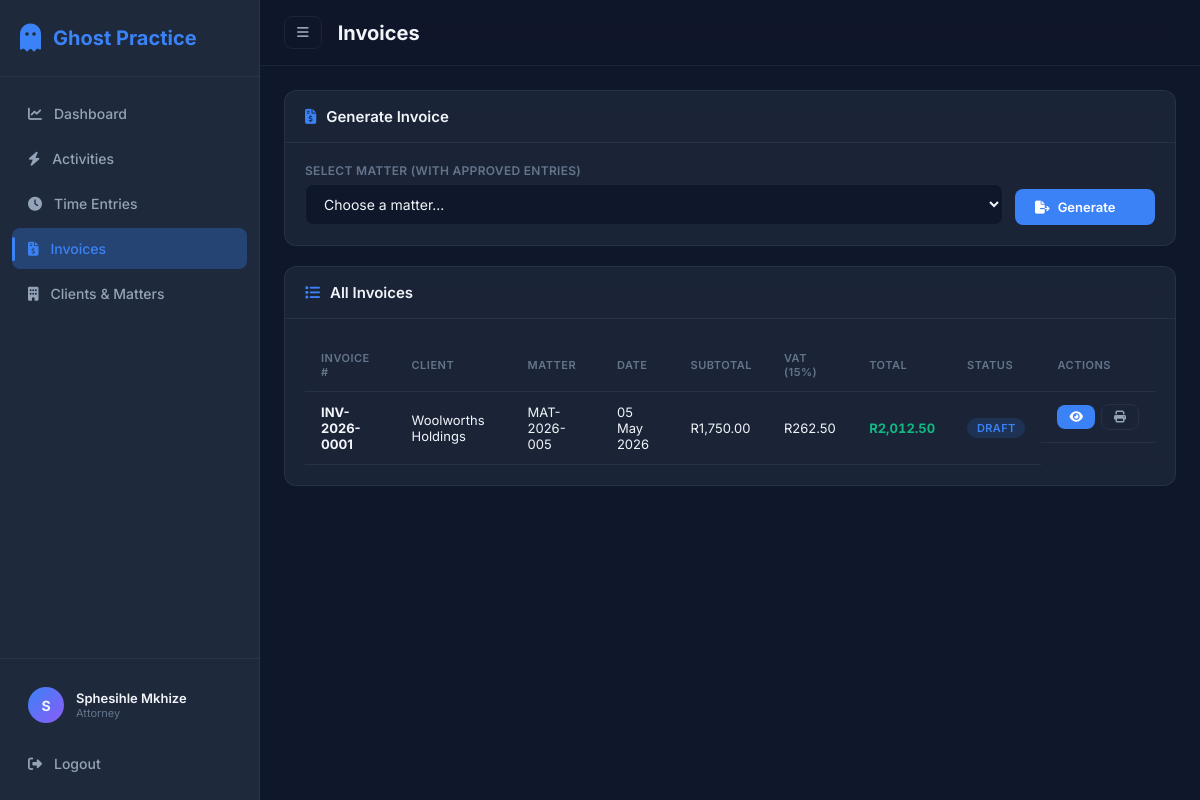
Before: /invoices/ (signed in) with the older database file.
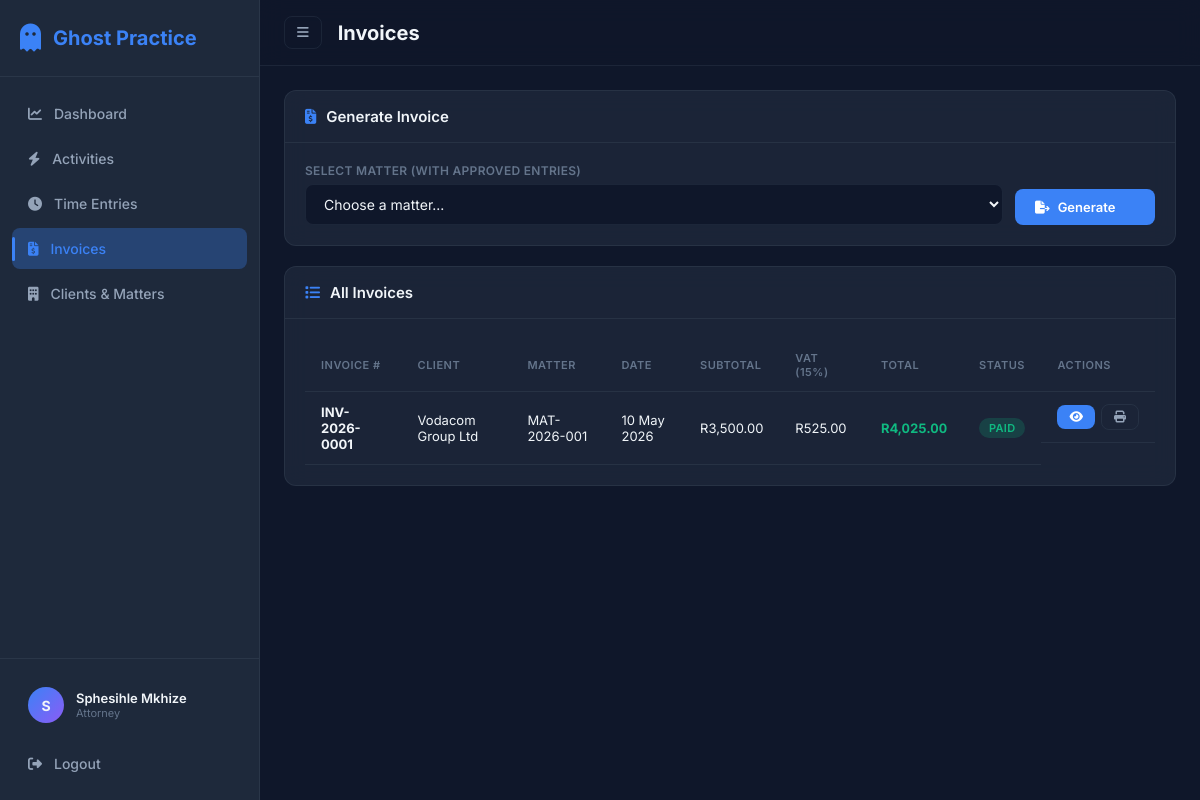
After: the same page with the newer database file.
### models/invoice.py (models this page shows, shortened)
class Invoice(db.Model):
    __tablename__ = "invoices"
    id = db.Column(db.Integer, primary_key=True)
    invoice_number = db.Column(db.String(50), unique=True, nullable=False)
    matter_id = db.Column(db.Integer, db.ForeignKey("matters.id"), nullable=False)
    client_id = db.Column(db.Integer, db.ForeignKey("clients.id"), nullable=False)
    date_issued = db.Column(db.Date, default=datetime.utcnow)
    due_date = db.Column(db.Date)
    subtotal = db.Column(db.Float, default=0)
    vat = db.Column(db.Float, default=0)
    total = db.Column(db.Float, default=0)
    status = db.Column(db.String(20), default="draft")  # draft / sent / paid
    created_at = db.Column(db.DateTime, default=datetime.utcnow)
    notes = db.Column(db.Text)
    items = db.relationship("InvoiceItem", backref="invoice", lazy="dynamic", cascade="all, delete-orphan")
    client = db.relationship("Client", backref="invoices")

### models/client.py (models this page shows, shortened)
class Client(db.Model):
    __tablename__ = "clients"
    id = db.Column(db.Integer, primary_key=True)
    name = db.Column(db.String(200), nullable=False)
    email = db.Column(db.String(120))
    phone = db.Column(db.String(20))
    address = db.Column(db.Text)
    created_at = db.Column(db.DateTime, default=datetime.utcnow)
    matters = db.relationship("Matter", backref="client", lazy="dynamic")

### models/matter.py (models this page shows, shortened)
class Matter(db.Model):
    __tablename__ = "matters"
    id = db.Column(db.Integer, primary_key=True)
    reference = db.Column(db.String(50), unique=True, nullable=False)
    title = db.Column(db.String(200), nullable=False)
    description = db.Column(db.Text)
    client_id = db.Column(db.Integer, db.ForeignKey("clients.id"), nullable=False)
    status = db.Column(db.String(20), default="active")  # active / closed
    created_at = db.Column(db.DateTime, default=datetime.utcnow)
    team = db.relationship("User", secondary=matter_team, backref=db.backref("assigned_matters", lazy="dynamic"))
    activities = db.relationship("Activity", backref="matter", lazy="dynamic")
    time_entries = db.relationship("TimeEntry", backref="matter", lazy="dynamic")
    invoices = db.relationship("Invoice", backref="matter", lazy="dynamic")

### routes/invoices.py (the view)
@invoices_bp.route("/")
@login_required
def index():
    invoices = Invoice.query.order_by(Invoice.created_at.desc()).all()
    matters = Matter.query.filter_by(status="active").all()
    return render_template("invoices.html", invoices=invoices, matters=matters)

### app.py (called while the page is built)
def create_app():
    app = Flask(__name__)
    app.config.from_object(Config)
    os.makedirs(os.path.join(app.root_path, "instance"), exist_ok=True)
    db.init_app(app)
    login_manager = LoginManager()
    login_manager.init_app(app)
    login_manager.login_view = "auth.login"
    login_manager.login_message_category = "info"
    from models.user import User
    @login_manager.user_loader
    def load_user(user_id):
        return User.query.get(int(user_id))
    register_blueprints(app)
    with app.app_context():
        db.create_all()
    return app

### templates/invoices.html (shortened to what this page needs)
{% extends "base.html" %}
{% block page_title %}Invoices{% endblock %}
{% block content %}
<div class="page-invoices">
    <div class="card">
        <div class="card-header"><h3><i class="fas fa-file-invoice-dollar"></i> Generate Invoice</h3></div>
        <div class="card-body">
            <form method="POST" action="{{ url_for('invoices.generate') }}" class="form-row">
                <div class="form-group flex-2">
                    <label>Select Matter (with approved entries)</label>
                    <select name="matter_id" required>
                        <option value="">Choose a matter...</option>
                    </select>
                </div>
                <div class="form-group form-action">
                    <button type="submit" class="btn btn-primary"><i class="fas fa-file-export"></i> Generate</button>
                </div>
            </form>
        </div>
    </div>
    <div class="card">
        <div class="card-header"><h3><i class="fas fa-list"></i> All Invoices</h3></div>
        <div class="card-body table-responsive">
            {% if invoices %}
            <table class="data-table">
                <thead>
                    <tr>
                        <th>Invoice #</th>
                        <th>Client</th>
                        <th>Matter</th>
                        <th>Date</th>
                        <th>Subtotal</th>
                        <th>VAT (15%)</th>
                        <th>Total</th>
                        <th>Status</th>
                        <th>Actions</th>
                    </tr>
                </thead>
                <tbody>
                    {% for inv in invoices %}
                    <tr class="fade-in" style="animation-delay: {{ loop.index0 * 0.05 }}s">
                        <td><strong>{{ inv.invoice_number }}</strong></td>
                        <td>{{ inv.client.name }}</td>
                        <td>{{ inv.matter.reference }}</td>
                        <td>{{ inv.date_issued.strftime('%d %b %Y') }}</td>
                        <td>R{{ "{:,.2f}".format(inv.subtotal) }}</td>
                        <td>R{{ "{:,.2f}".format(inv.vat) }}</td>
                        <td class="amount-cell"><strong>R{{ "{:,.2f}".format(inv.total) }}</strong></td>
                        <td><span class="status-badge status-{{ inv.status }}">{{ inv.status }}</span></td>
                        <td class="actions-cell">
                            <a href="{{ url_for('invoices.detail', invoice_id=inv.id) }}" class="btn btn-sm btn-primary"><i class="fas fa-eye"></i></a>
                            <a href="{{ url_for('invoices.pdf', invoice_id=inv.id) }}" class="btn btn-sm btn-ghost" target="_blank"><i class="fas fa-print"></i></a>
                        </td>
                    </tr>
                    {% endfor %}
                </tbody>
            </table>
            {% else %}
            <div class="empty-state">
                <i class="fas fa-file-invoice-dollar"></i>
                <p>No invoices yet. Approve time entries and generate your first invoice!</p>
            </div>
            {% endif %}
        </div>
    </div>
</div>
{% endblock %}

Changed rows visible on the page:
changed Invoice: client.name "Woolworths Holdings" → "Vodacom Group Ltd"; matter.reference "MAT-2026-005" → "MAT-2026-001"; date_issued "05 May 2026" → "10 May 2026"; subtotal "1,750.00" → "3,500.00"; vat "262.50" → "525.00"; total "2,012.50" → "4,025.00"; status "DRAFT" → "PAID"
